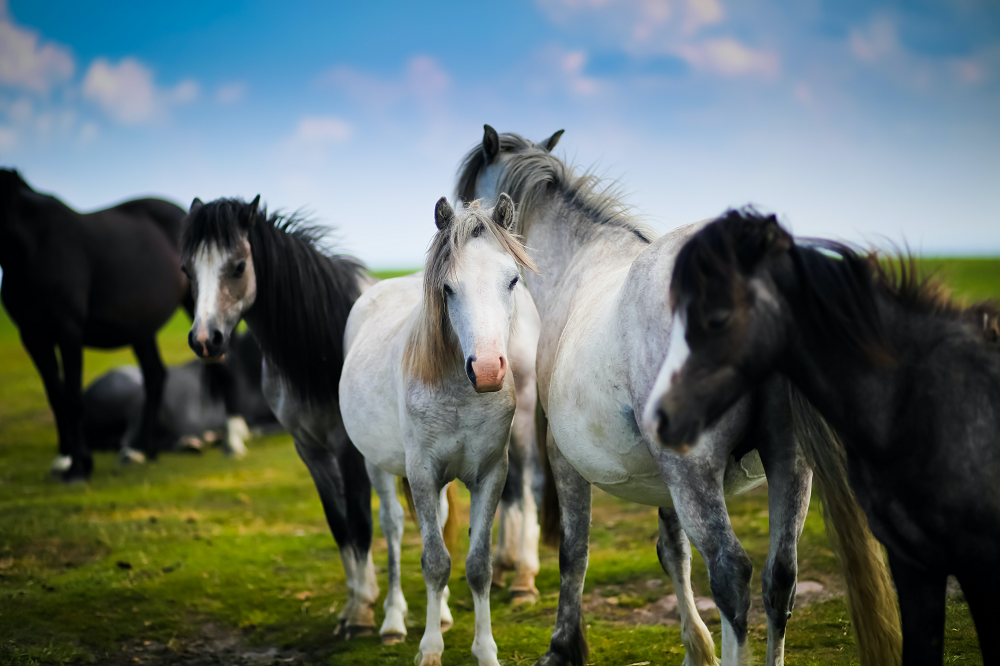
#> input picture horses.png, 1000 x 666 px
$ jupyter execute Template_Matching.ipynb
#> lines starting #> are read from the running program, lines starting #| are printed output that depends on the picture
[cell 1]
import numpy as np
import matplotlib.pyplot as plt
import cv2

[cell 2]
horse = cv2.imread("horses.png")
#> horse is the input picture: shape (666, 1000, 3); mean B, G, R 103.9, 108.6, 96.1
horse_rgb = cv2.cvtColor(horse, cv2.COLOR_BGR2RGB)
plt.imshow(horse_rgb)

[cell 3]
horse_face = cv2.imread("horse_face.png")
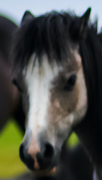
#> input picture horse_face.png, 102 x 180 px
#> horse_face is the input picture: shape (180, 102, 3); mean B, G, R 70.7, 77.6, 75.4
horse_face_rgb = cv2.cvtColor(horse_face,cv2.COLOR_BGR2RGB)
plt.imshow(horse_face_rgb)

[cell 4]
horse_face_rgb.shape
#> Out = (180, 102, 3)

[cell 5]
temp_h, temp_w, channels = horse_face_rgb.shape
#> temp_h = 180; temp_w = 102; channels = 3

[cell 6]
result = cv2.matchTemplate(horse_rgb, horse_face_rgb,  cv2.TM_CCORR_NORMED)
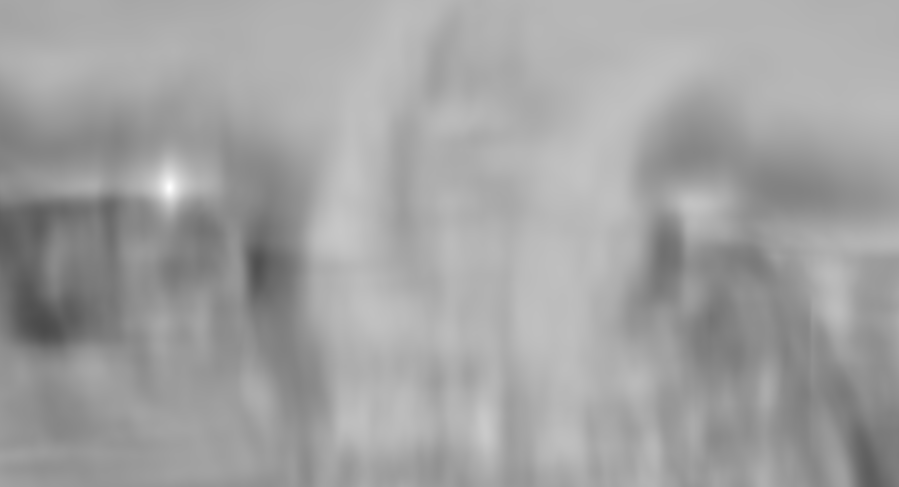
#> result: shape (487, 899) float32; min 0.295, max 1, mean 0.635

[cell 7]
plt.imshow(result)

[cell 8]
min_val, max_val, min_loc, max_loc = cv2.minMaxLoc(result)
#> min_val = 0.295; max_val = 1; min_loc = (44, 327); max_loc = (169, 187)

[cell 9]
top_left = max_loc
#> top_left = (169, 187)
top_left
#> Out = (169, 187)

[cell 10]
bottom_right = (top_left[0] + temp_w, top_left[1] + temp_h)
#> bottom_right = (271, 367)
bottom_right
#> Out = (271, 367)

[cell 11]
cted_temp = cv2.rectangle(horse_rgb, top_left, bottom_right, (255,255,255), 5)
plt.imshow(cted_temp)

[cell 12]
result2 = cv2.matchTemplate(horse_rgb, horse_face_rgb, cv2.TM_SQDIFF_NORMED)
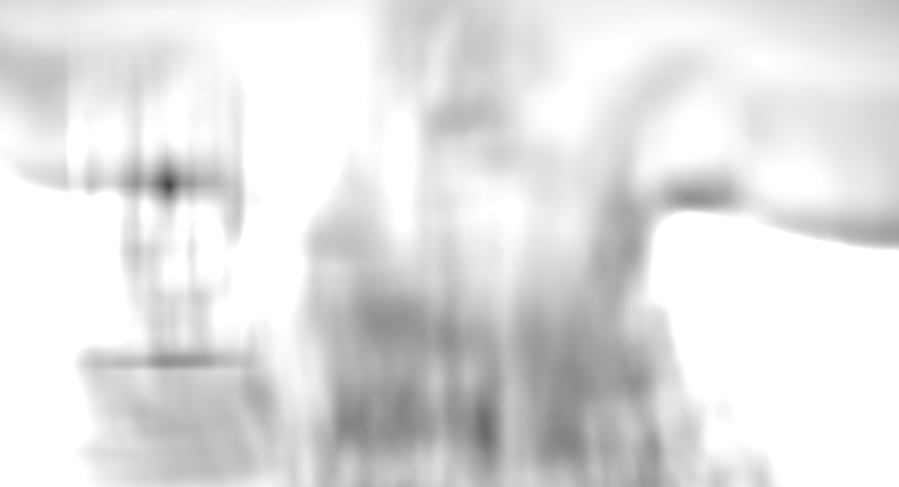
#> result2: shape (487, 899) float32; min 0.271, max 1, mean 0.884

[cell 13]
plt.imshow(result2)

[cell 14]
min_val2, max_val2, min_loc2, max_loc2 = cv2.minMaxLoc(result2)
#> min_val2 = 0.271; max_val2 = 1; min_loc2 = (169, 184); max_loc2 = (339, 17)

[cell 15]
top_left2 = min_loc2
#> top_left2 = (169, 184)

[cell 16]
top_left2
#> Out = (169, 184)

[cell 17]
bottom_right2 = (top_left2[0] + temp_w, top_left2[1] + temp_h)
#> bottom_right2 = (271, 364)
bottom_right2
#> Out = (271, 364)

[cell 18]
dcted_temp = cv2.rectangle(horse_rgb, top_left2, bottom_right2, (127, 127, 127), 5)
plt.imshow(dcted_temp)
